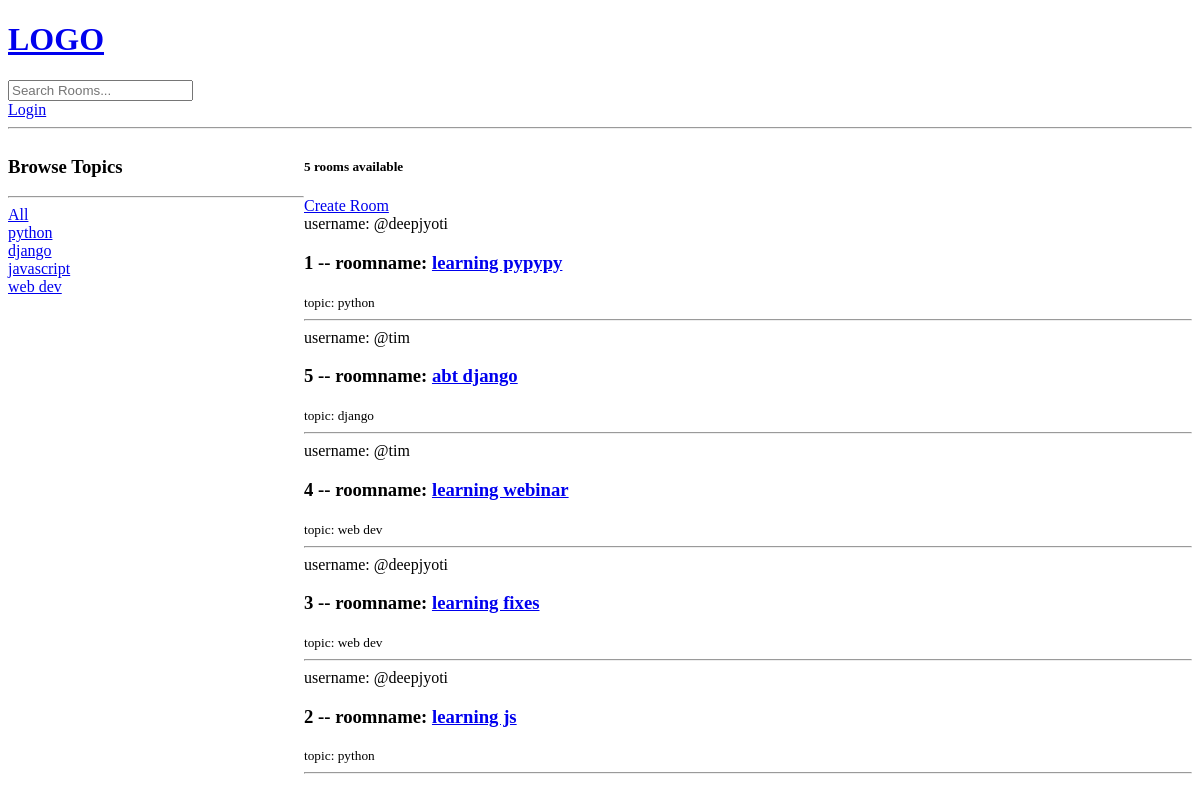
The app's page /, older data.
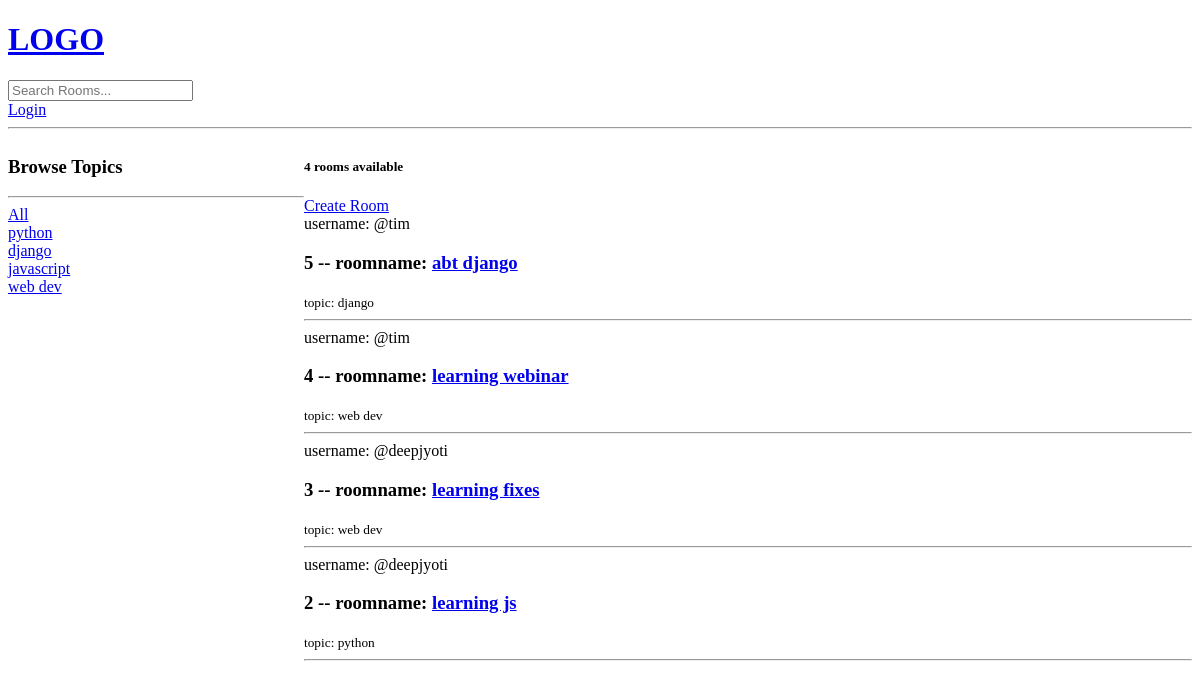
The same page, newer data.
### base/models.py (models this page shows, shortened)
class Topic(models.Model):
    name = models.CharField(max_length=200)

class Room(models.Model): #id created by default
    host = models.ForeignKey(User, on_delete=models.SET_NULL, null = True)
    topic = models.ForeignKey(Topic, on_delete=models.SET_NULL, null = True) #Room can have only one topic
    name = models.CharField(max_length = 200)
    description = models.TextField(null = True, blank = True) #cannot be blank when set to false
    updated = models.DateTimeField(auto_now = True)
    created = models.DateTimeField(auto_now_add = True)
    class Meta: #order by which data is displayed
        ordering = ['-updated', '-created']

### base/views.py (the view)
# urls.py: path('', views.home, name='home'),
def home(request):
    q = request.GET.get('q') if request.GET.get('q') != None else '' #returning all at empty
    rooms = Room.objects.filter(
        Q(topic__name__icontains = q) |
        Q(name__icontains=q) |
        Q(description__icontains = q)
        )
    topics = Topic.objects.all()
    room_count = rooms.count() #works faster than len
    context = {'rooms': rooms, 'topics': topics, 'room_count': room_count}
    return render(request, 'base/home.html', context)

### base/templates/base/home.html (shortened to what this page needs)
{%extends 'main.html'%}
{%block content%}
    <div class="home-container">
        <div>
            <h3>Browse Topics</h3>
            <hr>
            <div>
            <a href = "{%url 'home' %}">All</a>
            </div>
            {% for topic in topics %}
            <div>
                <a href = "{%url 'home' %}?q={{topic.name}}">{{topic.name}}</a>
            </div>
            {% endfor %}
        </div>
    <div>
        <h5>{{room_count}} rooms available</h5>
        <a href="{% url 'create-room' %}">Create Room</a>
            <div>
                {%for room in rooms%}
                <div>
                    <span> username: @{{room.host.username}} </span>
                    <h3>{{room.id}} -- roomname: <a href = "{% url 'room' room.id %}">{{room.name}}</a></h3>
                    <small>topic: {{room.topic.name}}</small>
                    <hr>
                </div>
                {%endfor%}
        </div>
    </div>
</div>
{% endblock content %}

Row changes from the older to the newer data that the page shows:
removed Room: host.username "deepjyoti", id "1", name "learning pypypy", topic.name "python"
Text that changed along with them:
{{ room_count }}: "5" → "4"
